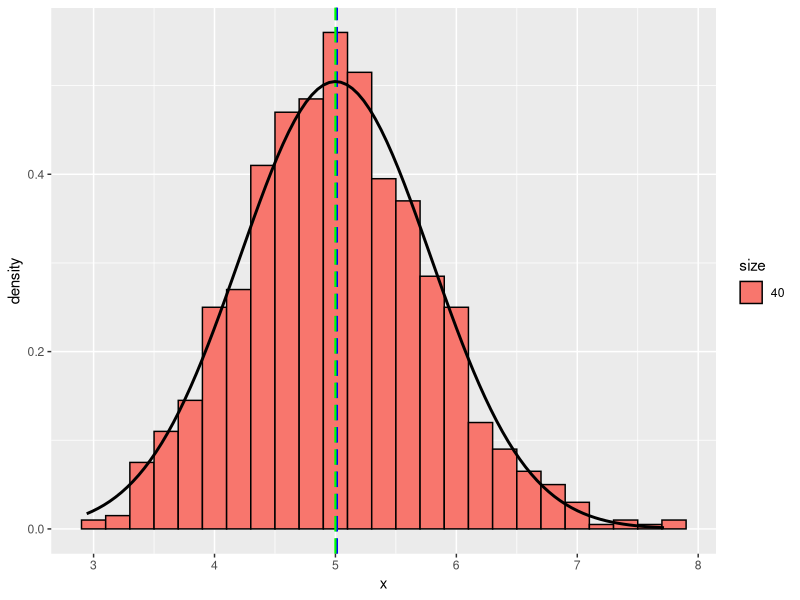
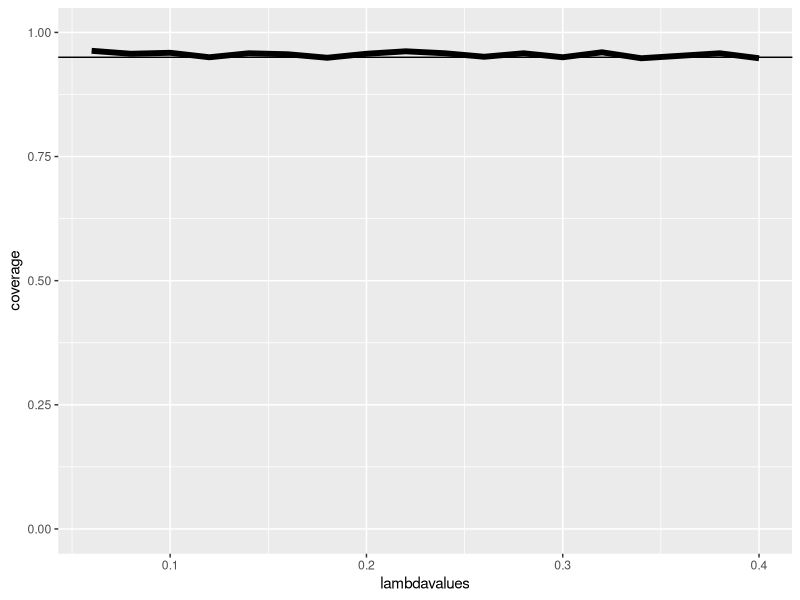

Reproduce these figures in R, in order.
## ---- chunk 1
library(ggplot2)

# Generate random data
set.seed(123)
lambda <- .2
nosim <- 1000
n <- 40
dat <- data.frame(x = c(replicate(nosim, mean(rexp(n,lambda)))),
    size = factor(rep(c(n), rep(nosim, 1))))

## ---- chunk 2
mean(dat$x)
(1/(lambda * lambda))/n

intervals <- mean(dat$x) + c(-1, 1) * qnorm(.975) * 5 / sqrt(n)
intervals
## ---- chunk 3
# Plot distribution of averages
g <- ggplot(dat, aes(x = x, fill = size)) + geom_histogram(binwidth=.2, colour = "black", aes(y = ..density..)) 
g <- g + geom_vline(aes(xintercept=mean(x)), color="blue", linetype="longdash", size=.75) # sample mean
g <- g + geom_vline(xintercept = 1/lambda, size = .75, linetype="longdash", colour="green")
g <- g  + stat_function(fun=dnorm, args=list(mean=5, sd=5/sqrt(n)), size=1)
    
g
## ---- chunk 4
lambdavalues <- seq(0.06, 0.4, by = 0.02)
nosim <- 1000
coverage <- sapply(lambdavalues, function(lambda) {
lhats <- replicate(nosim, mean(rexp(n,lambda)))
ll <- lhats - qnorm(0.975) * (1/lambda)/sqrt(n)
ul <- lhats + qnorm(0.975) * (1/lambda)/sqrt(n)
mean(ll < 1/lambda & ul > 1/lambda)
})

ggplot(data.frame(lambdavalues, coverage), aes(x = lambdavalues, y = coverage)) + geom_line(size = 2) + geom_hline(yintercept = 0.95) + ylim(0, 1.0)
